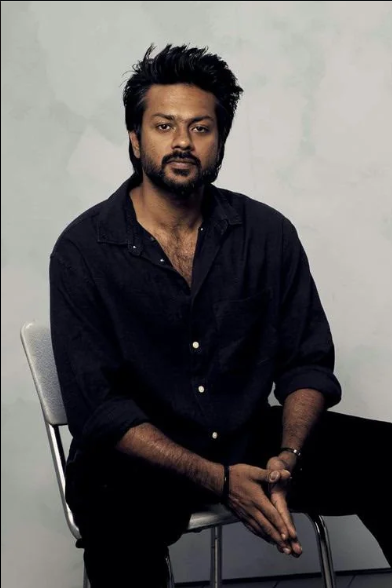
#> input picture rishi.png, 392 x 588 px
$ jupyter execute Untitled.ipynb   (older library calls are emulated)
#> lines starting #> are read from the running program, lines starting #| are printed output that depends on the picture
# EX NO 5: Image Smoothing and Sharpening Using OpenCV

## NAME: DEEPIKA R

## REG NO: 212225230046

[cell 1]
import cv2
import numpy as np
import matplotlib.pyplot as plt

[cell 2]
img = cv2.imread('rishi.png')
#> img is the input picture: shape (588, 392, 3); mean B, G, R 96, 96.8, 99.4

[cell 3]
img_rgb = cv2.cvtColor(img, cv2.COLOR_BGR2RGB)
plt.imshow(img_rgb)
plt.title("Original Image")
plt.axis("off")
plt.show()

[cell 4]
averaging = cv2.blur(img, (5, 5))
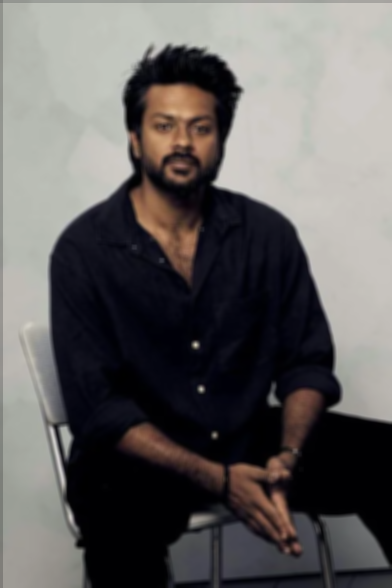
#> averaging: shape (588, 392, 3); mean B, G, R 96.2, 97.1, 99.7
plt.imshow(cv2.cvtColor(averaging, cv2.COLOR_BGR2RGB))
plt.title("Averaging Filter")
plt.axis("off")
plt.show()

[cell 5]
kernel = np.array([[1,2,1],[2,4,2],[1,2,1]]) / 16
weighted = cv2.filter2D(img, -1, kernel)
plt.imshow(cv2.cvtColor(weighted, cv2.COLOR_BGR2RGB))
plt.title("Weighted Averaging")
plt.axis("off")
plt.show()

[cell 6]
gaussian = cv2.GaussianBlur(img, (5, 5), 0)
plt.imshow(cv2.cvtColor(gaussian, cv2.COLOR_BGR2RGB))
plt.title("Gaussian Filter")
plt.axis("off")
plt.show()

[cell 7]
median = cv2.medianBlur(img, 5)
plt.imshow(cv2.cvtColor(median, cv2.COLOR_BGR2RGB))
plt.title("Median Filter")
plt.axis("off")
plt.show()
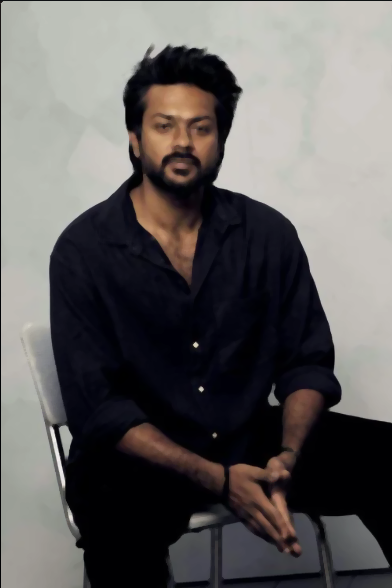
#> shown: shape (588, 392, 3); mean R, G, B 99.2, 96.6, 95.8

[cell 8]
kernel = np.array([[0,-1,0],[-1,5,-1],[0,-1,0]])
laplacian_sharp = cv2.filter2D(img, -1, kernel)
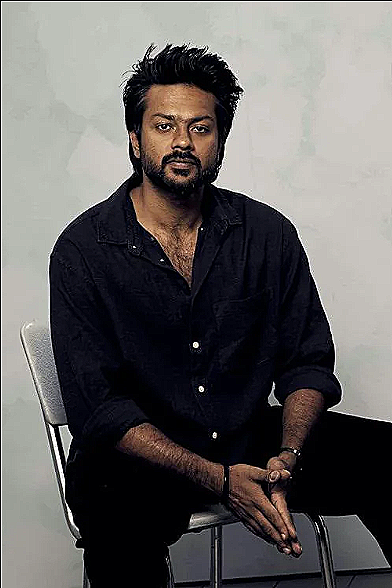
#> laplacian_sharp: shape (588, 392, 3); mean B, G, R 96.8, 97.8, 100.3

plt.imshow(cv2.cvtColor(laplacian_sharp, cv2.COLOR_BGR2RGB))
plt.title("Laplacian Sharpening")
plt.axis("off")
plt.show()

[cell 9]
gray = cv2.cvtColor(img, cv2.COLOR_BGR2GRAY)
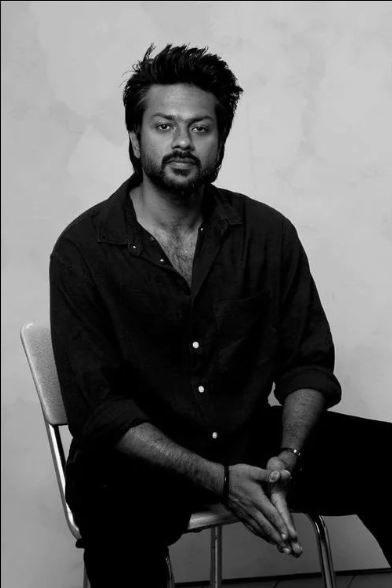
#> gray: shape (588, 392); min 0, max 252, mean 97.5
laplacian = cv2.Laplacian(gray, cv2.CV_64F)
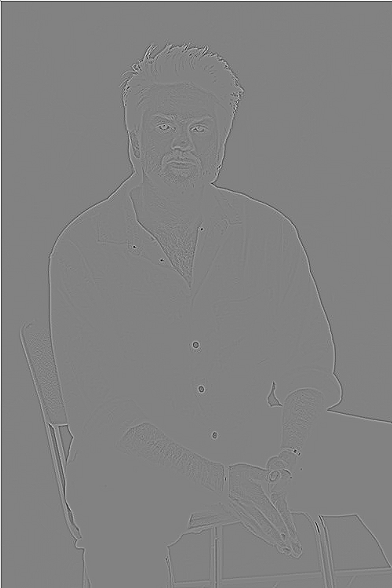
#> laplacian: shape (588, 392) float64; min -402, max 386, mean 0.7; drawn with min black and max white
laplacian = cv2.convertScaleAbs(laplacian)
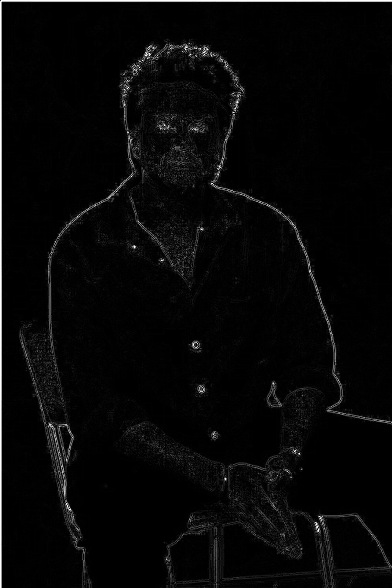
#> laplacian: shape (588, 392); min 0, max 255, mean 7.3
plt.imshow(laplacian, cmap='gray')
plt.title("Laplacian Operator")
plt.axis("off")
plt.show()

[cell 10]
images = [img_rgb, averaging, weighted, gaussian, median, laplacian_sharp, laplacian]
titles = ["Original", "Averaging", "Weighted", "Gaussian", "Median", "Laplacian Kernel", "Laplacian Operator"]
plt.figure(figsize=(12, 8))
for i in range(7):
    plt.subplot(3, 3, i+1)
    plt.imshow(images[i] if i == 6 else cv2.cvtColor(images[i], cv2.COLOR_BGR2RGB), cmap='gray' if i == 6 else None)
    plt.title(titles[i])
    plt.axis('off')
plt.tight_layout()
plt.show()
#> figure, not shown here; B, G, R data is drawn as R, G, B
